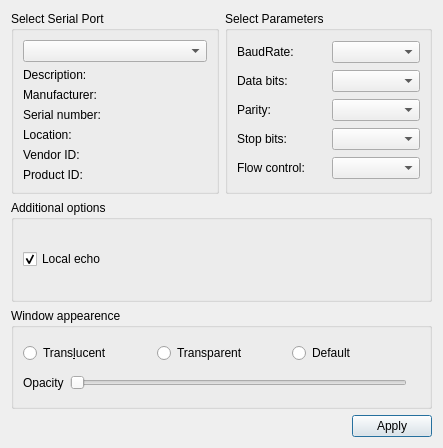
<?xml version="1.0" encoding="UTF-8"?>
<ui version="4.0">
 <class>SettingsDialog</class>
 <widget class="QDialog" name="SettingsDialog">
  <property name="geometry">
   <rect>
    <x>0</x>
    <y>0</y>
    <width>443</width>
    <height>448</height>
   </rect>
  </property>
  <property name="windowTitle">
   <string>Settings</string>
  </property>
  <layout class="QGridLayout" name="gridLayout_3">
   <item row="0" column="1">
    <widget class="QGroupBox" name="parametersBox">
     <property name="title">
      <string>Select Parameters</string>
     </property>
     <layout class="QGridLayout" name="gridLayout_2">
      <item row="0" column="0">
       <widget class="QLabel" name="baudRateLabel">
        <property name="text">
         <string>BaudRate:</string>
        </property>
       </widget>
      </item>
      <item row="0" column="1">
       <widget class="QComboBox" name="cbxBauds"/>
      </item>
      <item row="1" column="0">
       <widget class="QLabel" name="dataBitsLabel">
        <property name="text">
         <string>Data bits:</string>
        </property>
       </widget>
      </item>
      <item row="1" column="1">
       <widget class="QComboBox" name="cbxDataBits"/>
      </item>
      <item row="2" column="0">
       <widget class="QLabel" name="parityLabel">
        <property name="text">
         <string>Parity:</string>
        </property>
       </widget>
      </item>
      <item row="2" column="1">
       <widget class="QComboBox" name="cbxParity"/>
      </item>
      <item row="3" column="0">
       <widget class="QLabel" name="stopBitsLabel">
        <property name="text">
         <string>Stop bits:</string>
        </property>
       </widget>
      </item>
      <item row="3" column="1">
       <widget class="QComboBox" name="cbxStopBits"/>
      </item>
      <item row="4" column="0">
       <widget class="QLabel" name="flowControlLabel">
        <property name="text">
         <string>Flow control:</string>
        </property>
       </widget>
      </item>
      <item row="4" column="1">
       <widget class="QComboBox" name="cbxFlowCtrl"/>
      </item>
     </layout>
    </widget>
   </item>
   <item row="1" column="0" colspan="2">
    <widget class="QGroupBox" name="additionalOptionsGroupBox">
     <property name="title">
      <string>Additional options</string>
     </property>
     <layout class="QGridLayout" name="gridLayout_4">
      <item row="0" column="0">
       <widget class="QCheckBox" name="cbLocalEcho">
        <property name="text">
         <string>Local echo</string>
        </property>
        <property name="checked">
         <bool>true</bool>
        </property>
       </widget>
      </item>
     </layout>
    </widget>
   </item>
   <item row="3" column="0" colspan="2">
    <layout class="QHBoxLayout" name="horizontalLayout">
     <item>
      <spacer name="horizontalSpacer">
       <property name="orientation">
        <enum>Qt::Horizontal</enum>
       </property>
       <property name="sizeHint" stdset="0">
        <size>
         <width>96</width>
         <height>20</height>
        </size>
       </property>
      </spacer>
     </item>
     <item>
      <widget class="QPushButton" name="btnApply">
       <property name="text">
        <string>Apply</string>
       </property>
      </widget>
     </item>
    </layout>
   </item>
   <item row="0" column="0">
    <widget class="QGroupBox" name="selectBox">
     <property name="title">
      <string>Select Serial Port</string>
     </property>
     <layout class="QGridLayout" name="gridLayout">
      <item row="0" column="0">
       <widget class="QComboBox" name="cbxPortInfo"/>
      </item>
      <item row="1" column="0">
       <widget class="QLabel" name="descriptionLabel">
        <property name="text">
         <string>Description:</string>
        </property>
       </widget>
      </item>
      <item row="2" column="0">
       <widget class="QLabel" name="manufacturerLabel">
        <property name="text">
         <string>Manufacturer:</string>
        </property>
       </widget>
      </item>
      <item row="3" column="0">
       <widget class="QLabel" name="serialNumberLabel">
        <property name="text">
         <string>Serial number:</string>
        </property>
       </widget>
      </item>
      <item row="4" column="0">
       <widget class="QLabel" name="locationLabel">
        <property name="text">
         <string>Location:</string>
        </property>
       </widget>
      </item>
      <item row="5" column="0">
       <widget class="QLabel" name="vidLabel">
        <property name="text">
         <string>Vendor ID:</string>
        </property>
       </widget>
      </item>
      <item row="6" column="0">
       <widget class="QLabel" name="pidLabel">
        <property name="text">
         <string>Product ID:</string>
        </property>
       </widget>
      </item>
     </layout>
    </widget>
   </item>
   <item row="2" column="0" colspan="2">
    <widget class="QGroupBox" name="grBoxWinOpts">
     <property name="title">
      <string>Window appearence</string>
     </property>
     <layout class="QGridLayout" name="gridLayout_5">
      <item row="1" column="0">
       <widget class="QLabel" name="lblOpacity">
        <property name="text">
         <string>Opacity</string>
        </property>
       </widget>
      </item>
      <item row="1" column="2">
       <widget class="QLabel" name="valOpacity">
        <property name="text">
         <string>&lt;double&gt;</string>
        </property>
       </widget>
      </item>
      <item row="0" column="0" colspan="3">
       <layout class="QHBoxLayout" name="horizontalLayout_3">
        <item>
         <widget class="QRadioButton" name="rbTranslucent">
          <property name="text">
           <string>Trans&amp;lucent</string>
          </property>
          <property name="autoExclusive">
           <bool>true</bool>
          </property>
         </widget>
        </item>
        <item>
         <widget class="QRadioButton" name="rbTransparent">
          <property name="text">
           <string>Transparent</string>
          </property>
          <property name="autoExclusive">
           <bool>true</bool>
          </property>
         </widget>
        </item>
        <item>
         <widget class="QRadioButton" name="rbDefault">
          <property name="enabled">
           <bool>true</bool>
          </property>
          <property name="text">
           <string>Default</string>
          </property>
         </widget>
        </item>
       </layout>
      </item>
      <item row="1" column="1">
       <widget class="QSlider" name="sldOpacity">
        <property name="enabled">
         <bool>true</bool>
        </property>
        <property name="maximum">
         <number>100</number>
        </property>
        <property name="singleStep">
         <number>2</number>
        </property>
        <property name="orientation">
         <enum>Qt::Horizontal</enum>
        </property>
       </widget>
      </item>
     </layout>
    </widget>
   </item>
  </layout>
 </widget>
 <resources/>
 <connections>
  <connection>
   <sender>sldOpacity</sender>
   <signal>valueChanged(int)</signal>
   <receiver>valOpacity</receiver>
   <slot>setNum(int)</slot>
   <hints>
    <hint type="sourcelabel">
     <x>159</x>
     <y>386</y>
    </hint>
    <hint type="destinationlabel">
     <x>389</x>
     <y>383</y>
    </hint>
   </hints>
  </connection>
 </connections>
</ui>
